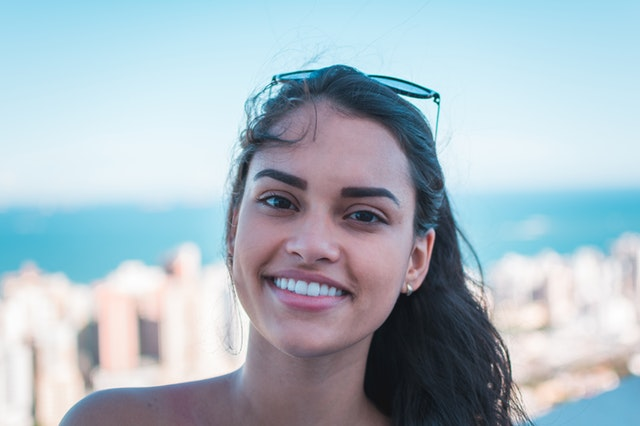
#> input picture 8.klasor/smile.jpg, 640 x 426 px, found by its file name
$ python morfolojikIslemler.py
#> lines starting #> are read from the running program, lines starting #| are printed output that depends on the picture
# #erozyon yontemi resmi erozyona ugratior.
# Erozyon Nedir?
# Erozyon, bir resmin ön planındaki (beyaz pikseller) nesnelerin sınırlarını aşındırır.
# Beyaz piksellerden oluşan nesnelerin boyutu küçülür.
# Özellikle gürültüyü azaltmak veya nesne sınırlarını daraltmak için kullanılır.


import numpy as np
import cv2

path = "C:\\Users\\Furkan\\Desktop\\OpenCVegitim\\8.klasor\\smile.jpg"

img = cv2.imread(path,0)
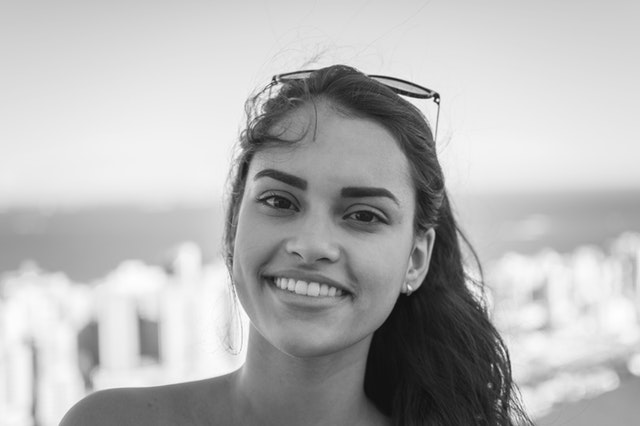
#> img: shape (426, 640); min 12, max 255, mean 181.5

# bir fonksiyon ile resmi erozyona ugraticaz. sorna onu bir degiskene aktaricaz.

#belli bir matris kullanarak resmi erozyon ugraticaz. (kernel)

kernel = np.ones((5,5),np.uint16) # 1lerden olusan matriis resim üzerine getirierek resmi bozcaz.
erosion = cv2.erode(img,kernel,iterations = 1) #iterations = 1 demek erozyon iişleminin sadece 1 kez uygulancagını belirtir.
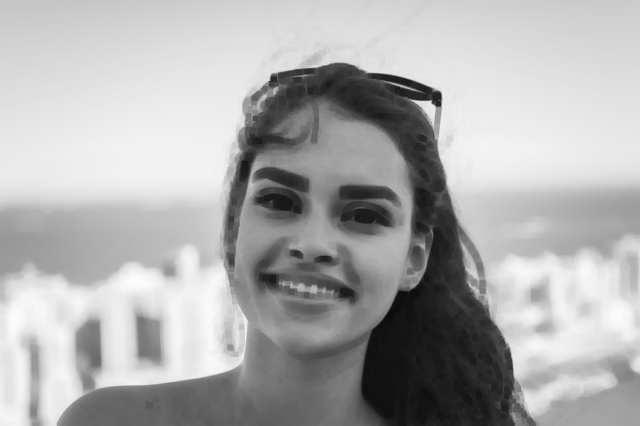
#> erosion: shape (426, 640); min 12, max 253, mean 173.7
cv2.imshow("erosion",erosion)


# bir diğer yöntem   dilation yöntemi

dilation = cv2.dilate(img,kernel,iterations= 4)
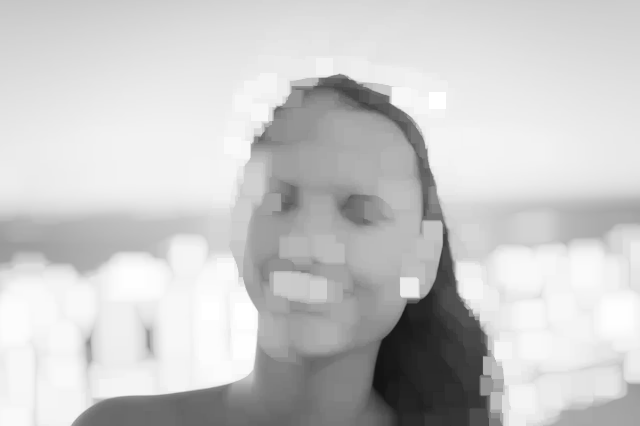
#> dilation: shape (426, 640); min 19, max 255, mean 201.8
cv2.imshow("dilation yöntemi",dilation)
# 1. Dilatasyon Nedir?
# Dilatasyon, bir resimdeki beyaz piksellerin (ön plan ) sınırlarını genişletir. Bu işlem şu şekilde çalışır:

# Bir kernel , resim üzerinde kaydırılır.
# Kernel'in kapladığı alanda en az bir beyaz piksel (255) varsa, kernel'in merkezindeki piksel beyaz yapılır.
# Bu işlem sonucunda:

# Nesnelerin boyutları büyür.
# Küçük delikler kapanır.
# Beyaz pikseller arasındaki boşluklar dolar.


#bir diger yontem morfoloji ex yöntemi

opening = cv2.morphologyEx(img,cv2.MORPH_OPEN,kernel)
cv2.imshow("ex yontemi",opening)

#bir diger yontem

closing = cv2.morphologyEx(img,cv2.MORPH_CLOSE,kernel)
cv2.imshow("exin close yontemi",closing)
# Bu işlem, özellikle nesneler arasındaki boşlukları doldurmak veya küçük delikleri kapamak için kullanılır.
# Kapatma işlemi şu sırayla gerçekleşir:

# Önce dilatasyon uygulanır.
# Ardından erozyon uygulanır.
# Bu işlem, özellikle nesneler arasındaki küçük boşlukları doldurmak
# , delikleri kapamak ve nesne sınırlarını daha düzgün hale getirmek için kullanılır.


#bir diger

gradient = cv2.morphologyEx(img,cv2.MORPH_GRADIENT,kernel)
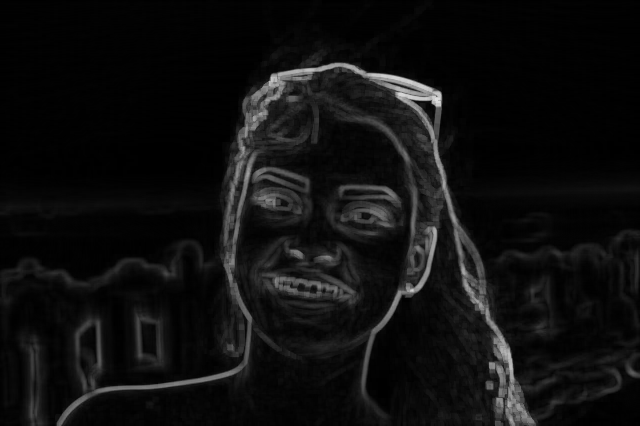
#> gradient: shape (426, 640); min 0, max 220, mean 15.2
# # Gradient = Dilatasyon - Erozyon
# Resme önce dilatasyon uygulanır.
# Sonra aynı resme erozyon uygulanır.
# İki sonuç arasındaki fark alınarak nesnelerin sınırları elde edilir.
cv2.imshow("gradientli yöntem",gradient)

#bu yöntemleri harfleri segmentelemde,öbeklemede kullanicaz.


#bir diger yöntem

tophat = cv2.morphologyEx(img,cv2.MORPH_TOPHAT,kernel)
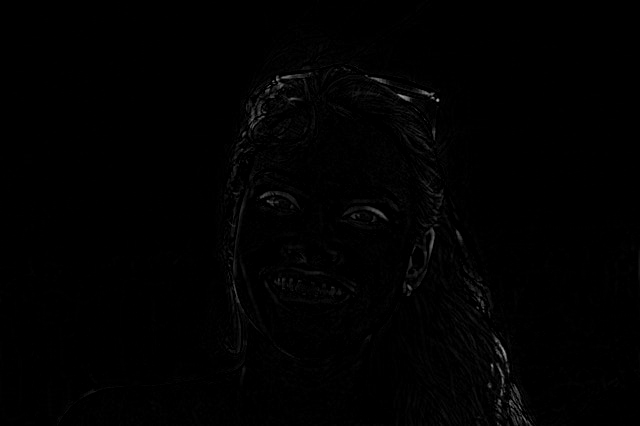
#> tophat: shape (426, 640); min 0, max 177, mean 1.5
cv2.imshow("tophat",tophat)
# # Tophat = Orijinal Resim - Açılma Sonucu
# Yani:

# Öncelikle resme açılma işlemi uygulanır.
# Ardından, orijinal resimden açılım sonucu çıkarılır.
# Bu işlem, özellikle küçük nesneleri , gürültüyü veya detayları ortaya çıkarmak için kullanılır.


#bir diger yontem

blackhat = cv2.morphologyEx(img,cv2.MORPH_BLACKHAT,kernel)
cv2.imshow("blackhat",blackhat)


cv2.imshow("original img",img)
cv2.waitKey(0)
cv2.destroyAllWindows()
